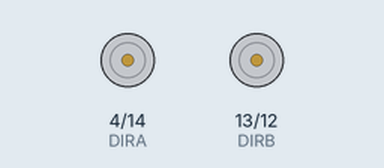
This sketch was run on a simulated Arduino Uno, built with avr-gcc and run on an emulated ATmega328P. Shown: direction and speed pins drawn as motors (green arrow = direction pin HIGH = forward, orange = LOW = backward, longer = more drive). What the sketch prints to the serial monitor is not drawn.

Above: at 0.3 s.
At 5.0 s:
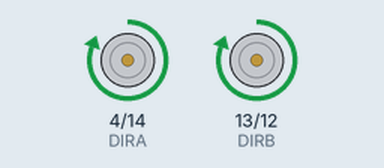
At 15.1 s:
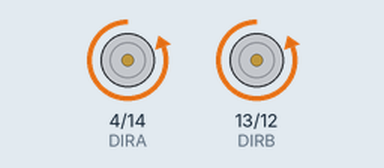
Timing chart, 0 to 26.4 s (numbered marks = the images above):
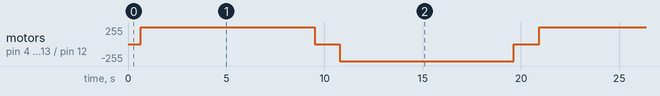

The sketch:

l298p_motor_shield_test_d1r1.ino
```cpp
/*
  Пример работы с платой L298P Drive Shield V1 на плате D1R1/NodeMCU
  Created by Rostislav Varzar
*/

#define PWMA 14
#define DIRA 4
#define PWMB 12
#define DIRB 13

void setup() {
  // Инициализация последовательного порта
  Serial.begin(9600);
  // Инициализация выходов для управления моторами
  pinMode(DIRA, OUTPUT);
  pinMode(DIRB, OUTPUT);
}

void loop() {
  int value;
  // Плавно увеличиваем мощность в одну сторону
  for (value = 0 ; value <= 100; value += 1)
  {
    motorA_setpower(value);
    motorB_setpower(value);
    Serial.println("Power: " + String(value) + " %");
    delay(50);
  }
  // Плавно уменьшаем мощность, переходим 0 и начинаем вращать в другую сторону
  for (value = 100 ; value >= -100; value -= 1)
  {
    motorA_setpower(value);
    motorB_setpower(value);
    Serial.println("Power: " + String(value) + " %");
    delay(50);
  }
  // Плавно уменьшаем мощность
  for (value = -100 ; value <= 0; value += 1)
  {
    motorA_setpower(value);
    motorB_setpower(value);
    Serial.println("Power: " + String(value) + " %");
    delay(50);
  }
}

// Мощность мотора "A" от -100% до +100% (от знака зависит направление вращения)
void motorA_setpower(int pwr)
{
  // Проверка диапазонов
  if (pwr < -100)
  {
    pwr = -100;
  }
  if (pwr > 100)
  {
    pwr = 100;
  }
  // Установка направления
  if (pwr < 0)
  {
    digitalWrite(DIRA, LOW);
  }
  else
  {
    digitalWrite(DIRA, HIGH);
  }
  // Установка мощности
  int pwmvalue = abs(pwr) * 10.23;
  analogWrite(PWMA, pwmvalue);
}

// Мощность мотора "B" от -100% до +100% (от знака зависит направление вращения)
void motorB_setpower(int pwr)
{
  // Проверка диапазонов
  if (pwr < -100)
  {
    pwr = -100;
  }
  if (pwr > 100)
  {
    pwr = 100;
  }
  // Установка направления
  if (pwr < 0)
  {
    digitalWrite(DIRB, LOW);
  }
  else
  {
    digitalWrite(DIRB, HIGH);
  }
  // Установка мощности
  int pwmvalue = abs(pwr) * 10.23;
  analogWrite(PWMB, pwmvalue);
}
```

Measured:
- by itself, motor on pin 4 (DIRA) / pin 14 (PWMA), motor on pin 13 (DIRB) / pin 12 (PWMB): repeats every 20.3 s: stopped 1.3 s, backward 255/255 8.9 s, stopped 1.3 s, forward 255/255 8.9 s
